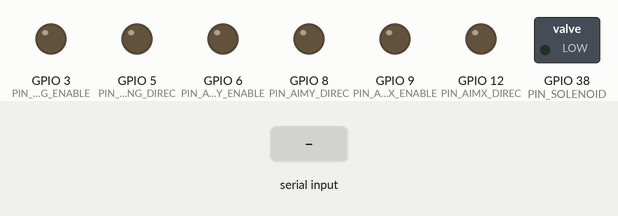
Recording of a sketch running on a simulated ESP32-S3. On the bench: switched loads named in the sketch (green lamp = pin HIGH), output pins drawn as LEDs (lit = HIGH). The test bench sets the inputs (shaded band).

Above: at 1.2 s.
1.3 s: "X90\n" received over Serial
At 1.8 s:
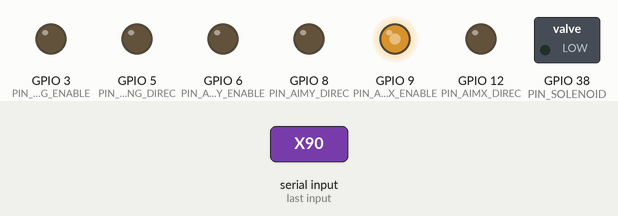
2.8 s: "X,45\n" received over Serial
At 4.0 s:
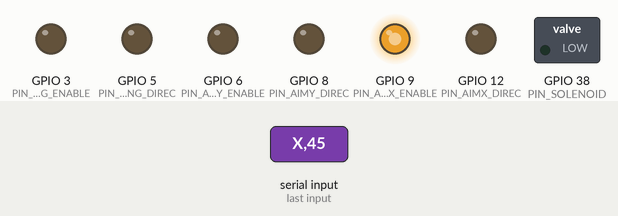
4.3 s: "Y90\n" received over Serial
At 5.3 s:
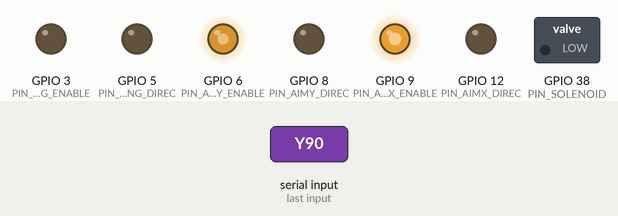
5.8 s: "Y,45\n" received over Serial
At 6.5 s:
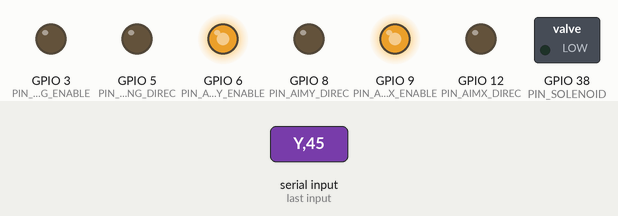
7.3 s: "d90\n" received over Serial
At 7.6 s:
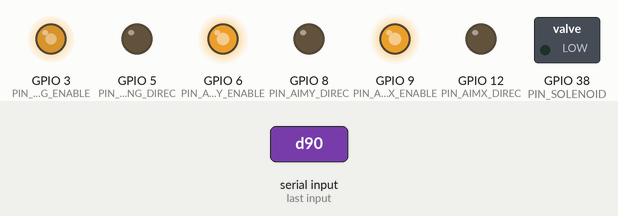
8.8 s: "d,45\n" received over Serial
At 10.0 s:
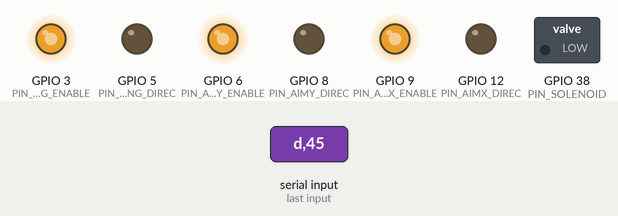
Timing chart, 0 to 11.3 s (numbered marks = the images above; inputs shaded):
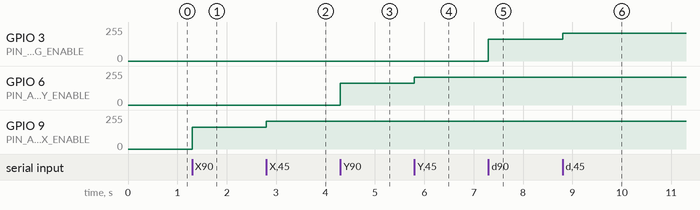

The sketch:

Mecharch_360.ino
```cpp
#define PIN_DRAWING_ENABLE 3
#define PIN_DRAWING_DIREC 5
#define PIN_AIMX_ENABLE 9
#define PIN_AIMX_DIREC 12
#define PIN_AIMY_ENABLE 6
#define PIN_AIMY_DIREC 8
#define PIN_SOLENOID 38
#define ZERO_OFFSET 255

void setup() {

  pinMode(PIN_DRAWING_ENABLE, OUTPUT);
  pinMode(PIN_DRAWING_DIREC, OUTPUT);
  pinMode(PIN_AIMX_ENABLE, OUTPUT);
  pinMode(PIN_AIMX_DIREC, OUTPUT);
  pinMode(PIN_AIMY_ENABLE, OUTPUT);
  pinMode(PIN_AIMY_DIREC, OUTPUT);
  pinMode(PIN_SOLENOID, OUTPUT);

  Serial.begin(115200);
}

void loop() {
  if(Serial.available()) {
    ParseSerial();
  }
}

void ParseSerial() {

  int in;

  while(Serial.available()) {

    if(Serial.peek() == 'D') {
      Serial.read();
      in = Serial.parseInt();
      if(in < 4096) {
        Draw(in);
        while(Serial.available()) {
          Serial.read();
        }
        return;
        }
    }

    if(Serial.peek() == 'X') {
      Serial.read();
      in = Serial.parseInt() - ZERO_OFFSET;
      if(in > 0) {
        digitalWrite(PIN_AIMX_DIREC, HIGH);
        analogWrite(PIN_AIMX_ENABLE, in);
      } else if(in < 0) {
        digitalWrite(PIN_AIMX_DIREC, LOW);
        analogWrite(PIN_AIMX_ENABLE, abs(in));
      } else {
        analogWrite(PIN_AIMX_ENABLE, 0);
      }
    }

    if(Serial.peek() == 'Y') {
      Serial.read();
      in = Serial.parseInt() - ZERO_OFFSET;
      if(in > 0) {
        digitalWrite(PIN_AIMY_DIREC, HIGH);
        analogWrite(PIN_AIMY_ENABLE, in);
      } else if(in < 0) {
        digitalWrite(PIN_AIMY_DIREC, LOW);
        analogWrite(PIN_AIMY_ENABLE, abs(in));
      } else {
        analogWrite(PIN_AIMY_ENABLE, 0);
      }
    }

    if(Serial.peek() == 'd') {
      Serial.read();
      in = Serial.parseInt() - ZERO_OFFSET;
      if(in > 0) {
        digitalWrite(PIN_DRAWING_DIREC, HIGH);
        analogWrite(PIN_DRAWING_ENABLE, in);
      } else if(in < 0) {
        digitalWrite(PIN_DRAWING_DIREC, LOW);
        analogWrite(PIN_DRAWING_ENABLE, abs(in));
      } else {
        analogWrite(PIN_DRAWING_ENABLE, 0);
      }
    }

    if(Serial.peek() == 'F') {
      Serial.read();
      in = Serial.parseInt();
      if(in == 0) {
        digitalWrite(PIN_SOLENOID, LOW);
      } else {
        digitalWrite(PIN_SOLENOID, HIGH);
      }
    }

    if(Serial.peek() == 'R') {
      Serial.read();
      in = Serial.parseInt();
      if(in == 0) {
        return;
      } else {
        Serial.print("0000000000000000000000");
      }
    }

  Serial.read();

  }

}

void Draw(int in) {
  // do nothing
}
```

Measured:
- after the input at 1.3 s, GPIO 9 (PIN_AIMX_ENABLE): 0/255 → 165/255 at once
- after the input at 2.8 s, GPIO 9 (PIN_AIMX_ENABLE): 165/255 → 210/255 at once
- after the input at 4.3 s, GPIO 6 (PIN_AIMY_ENABLE): 0/255 → 165/255 at once
- after the input at 5.8 s, GPIO 6 (PIN_AIMY_ENABLE): 165/255 → 210/255 at once
- after the input at 7.3 s, GPIO 3 (PIN_DRAWING_ENABLE): 0/255 → 165/255 at once
- after the input at 8.8 s, GPIO 3 (PIN_DRAWING_ENABLE): 165/255 → 210/255 at once
